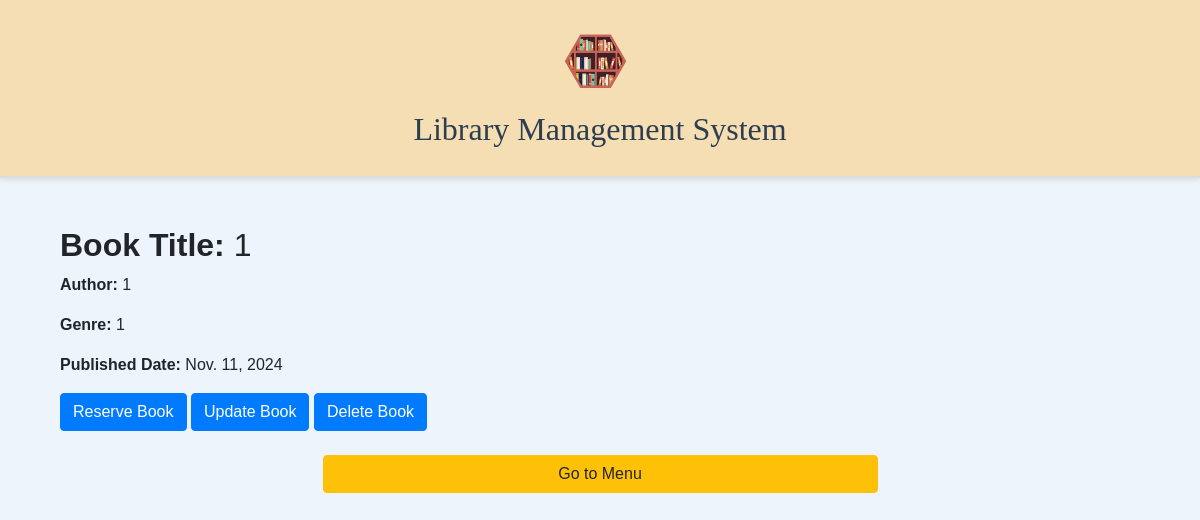
/specificBook/5/2/ (signed in), run on the app's committed database.
### Library/models.py (models this page shows, shortened)
class Book(models.Model):
    title = models.CharField(max_length=100)
    author = models.CharField(max_length=100)
    genre = models.CharField(max_length=50)
    published_date = models.DateField()
    user = models.ForeignKey(User, on_delete=models.CASCADE)
    reserved_by = models.ManyToManyField(User, blank=True, related_name='reserved_books')

### Library/views.py (the view, shortened to what this page needs)
# urls.py: path('specificBook/<str:username>/<int:book_id>/', views.specificBook, name='specificBook'),
def specificBook(request, book_id, username):
    try:
        book = Book.objects.get(id=book_id)
    except Book.DoesNotExist:
        messages.error(request, "Book not found.")
        return redirect('Library:menu', username=username)
    user_id = request.session.get('user_id')
    session_username = request.session.get('username')
    if not user_id or session_username != username:
        messages.error(request, "You must be logged in to reserve a book.")
        return redirect('Library:login')
    is_reserved = book.reserved_by.filter(id=user_id).exists()
    return render(request, 'Library/specificBook.html', {
        'book': book,
        'username': username,
        'is_reserved': is_reserved
    })

### Library/templates/Library/specificBook.html (shortened to what this page needs)
{% extends 'Library/base.html' %}
{% block content %}
<div class="container mt-5" style="font-family: Arial, Helvetica, sans-serif;">
    <h2><strong>Book Title: </strong> {{ book.title }}</h2>
    <p><strong>Author:</strong> {{ book.author }}</p>
    <p><strong>Genre:</strong> {{ book.genre }}</p>
    <p><strong>Published Date:</strong> {{ book.published_date }}</p>
    <form method="post">
        {% if not is_reserved %}
            <button type="submit" class="btn btn-primary">Reserve Book</button>
        {% else %}
            <button type="button" class="btn btn-secondary" disabled>Already Reserved</button>
        {% endif %}
        <a href="{% url 'Library:update_book' username book.id %}" class="btn btn-primary">Update Book</a>
        <a href="{% url 'Library:deleteBook' username book.id %}" class="btn btn-primary">Delete Book</a>
    </form>
</div>
<div style="text-align: center;">
    <a href="{% url 'Library:menu' username=username %}" class="btn btn-warning w-50">Go to Menu</a>
</div>
{% endblock %}

### Library/static/Library/style.css (style rules this page uses)
body { background-color: #eef4fc; font-family: 'Arial', sans-serif; }

### data on the page
Book: title "1", author "1", genre "1", published_date "Nov. 11, 2024"
